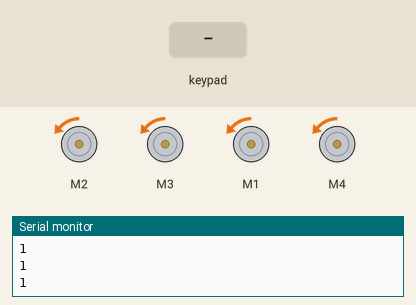
Simulated run of this sketch. Board: Arduino Uno, built with avr-gcc and run on an emulated ATmega328P. Shown: 4 × DC motor (green arrow = forward, orange = backward, longer = faster), the last lines printed to the serial monitor. The inputs (shaded band) are chosen by the test bench.

Above: at 2.2 s.
2.3 s: key 'U' pressed
At 2.52 s:
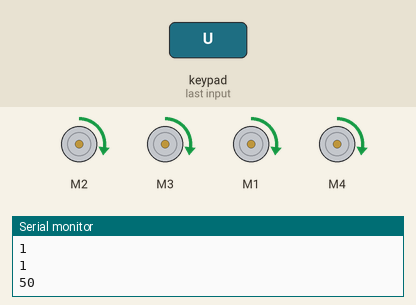
4.2 s: key 'D' pressed
At 4.4 s:
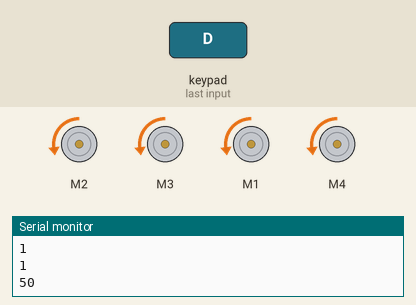
Timing chart, 0 to 7.2 s (numbered marks = the images above; inputs shaded):
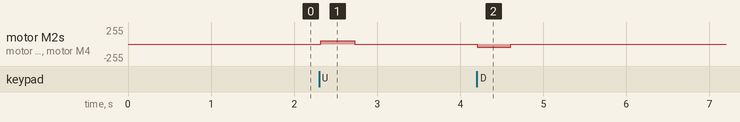

The sketch:

RedRobot.ino
```cpp
#include <PS2X_lib.h>  //for v1.6

#include <AFMotor.h>

AF_DCMotor motorFL(2);
AF_DCMotor motorBL(3);
AF_DCMotor motorFR(1);
AF_DCMotor motorBR(4);
/******************************************************************
 * set pins connected to PS2 controller:
 *   - 1e column: original
 *   - 2e colmun: Stef?
 * replace pin numbers by the ones you use
 ******************************************************************/
#define PS2_DAT        A0
#define PS2_CMD        A1
#define PS2_SEL        A2
#define PS2_CLK        A3

/******************************************************************
 * select modes of PS2 controller:
 *   - pressures = analog reading of push-butttons
 *   - rumble    = motor rumbling
 * uncomment 1 of the lines for each mode selection
 ******************************************************************/
#define pressures   true
//#define pressures   false
#define rumble      true
//#define rumble      false

PS2X ps2x; // create PS2 Controller Class

//right now, the library does NOT support hot pluggable controllers, meaning
//you must always either restart your Arduino after you connect the controller,
//or call config_gamepad(pins) again after connecting the controller.

int error = 0;
byte type = 0;
byte vibrate = 0;

void setup(){

  Serial.begin(57600);
  motorFL.run(RELEASE);
  motorBL.run(RELEASE);
  motorFR.run(RELEASE);
  motorBR.run(RELEASE);

  delay(1000);  //added delay to give wireless ps2 module some time to startup, before configuring it

  //CHANGES for v1.6 HERE!!! **************PAY ATTENTION*************

  //setup pins and settings: GamePad(clock, command, attention, data, Pressures?, Rumble?) check for error
  error = ps2x.config_gamepad(PS2_CLK, PS2_CMD, PS2_SEL, PS2_DAT, pressures, rumble);


  type = ps2x.readType();
  switch(type) {
    case 0:
      //Serial.print("Unknown Controller type found ");
      break;
    case 1:
      //Serial.print("DualShock Controller found ");
      break;
    case 2:
      //Serial.print("GuitarHero Controller found ");
      break;
	case 3:
      //Serial.print("Wireless Sony DualShock Controller found ");
      break;
   }
}

void loop() {
  /* You must Read Gamepad to get new values and set vibration values
     ps2x.read_gamepad(small motor on/off, larger motor strenght from 0-255)
     if you don't enable the rumble, use ps2x.read_gamepad(); with no values
     You should call this at least once a second
   */
  if(error == 1) //skip loop if no controller found
    return;


  else { //DualShock Controller
    ps2x.read_gamepad(false, vibrate); //read controller and set large motor to spin at 'vibrate' speed

    vibrate = ps2x.Analog(PSAB_CROSS);  //this will set the large motor vibrate speed based on how hard you press the blue (X) button

     // half speed mode or turbo speed mode

    int left_spd  = (ps2x.Analog(PSS_LY)-127)*2-1;
    int right_spd = (ps2x.Analog(PSS_RY)-127)*2-1;
    if(left_spd < 0){
      motorFL.run(FORWARD);
      motorBL.run(FORWARD);
      /*
      if(ps2x.Button(PSB_L3)){
        left_spd = 20;
      } else if(ps2x.Button(PSB_R3)){
        left_spd = 256;
      }
      */
      motorFL.setSpeed(-left_spd);
      motorBL.setSpeed(-left_spd);
      Serial.println(-left_spd);
    }
    else{
      motorFL.run(BACKWARD);
      motorBL.run(BACKWARD);
      /*
      if(ps2x.Button(PSB_L3)){
        left_spd = 20;
      } else if(ps2x.Button(PSB_R3)){
        left_spd = 256;
      }
      */
      motorFL.setSpeed(left_spd);
      motorBL.setSpeed(left_spd);
      Serial.println(left_spd);
    }
    if(right_spd < 0){
      motorFR.run(FORWARD);
      motorBR.run(FORWARD);
      /*
      if(ps2x.Button(PSB_L3)){
        right_spd = 20;
      } else if(ps2x.Button(PSB_R3)){
        right_spd = 256;
      }
      */
      motorFR.setSpeed(-right_spd);
      motorBR.setSpeed(-right_spd);
      Serial.println(-right_spd);
    }
    else{
      motorFR.run(BACKWARD);
      motorBR.run(BACKWARD);
      /*
      if(ps2x.Button(PSB_L3)){
        right_spd = 20;
      } else if(ps2x.Button(PSB_R3)){
        right_spd = 256;
      }
      */
      motorFR.setSpeed(right_spd);
      motorBR.setSpeed(right_spd);
      Serial.println(right_spd);
    }

    // strict speed for DPad
    int strict_speed = 50;

    if(ps2x.Button(PSB_PAD_UP)){
      motorFR.run(FORWARD);
      motorFL.run(FORWARD);
      motorBL.run(FORWARD);
      motorBR.run(FORWARD);
      motorFR.setSpeed(strict_speed);
      motorFL.setSpeed(strict_speed);
      motorBL.setSpeed(strict_speed);
      motorBR.setSpeed(strict_speed);
      Serial.println(strict_speed);
    }
    if(ps2x.Button(PSB_PAD_DOWN)){
      motorFR.run(BACKWARD);
      motorFL.run(BACKWARD);
      motorBL.run(BACKWARD);
      motorBR.run(BACKWARD);
      motorFR.setSpeed(strict_speed);
      motorFL.setSpeed(strict_speed);
      motorBL.setSpeed(strict_speed);
      motorBR.setSpeed(strict_speed);
      Serial.println(strict_speed);
    }
  }


  delay(50);
}
```

Measured:
- after the input at 2.3 s, motor M2, motor M3, motor M1, motor M4: backward 1/255 → forward 50/255 at once, → backward 1/255 0.41 s later
- after the input at 4.2 s, motor M2, motor M3, motor M1, motor M4: backward 1/255 → backward 50/255 at once, → backward 1/255 0.41 s later
